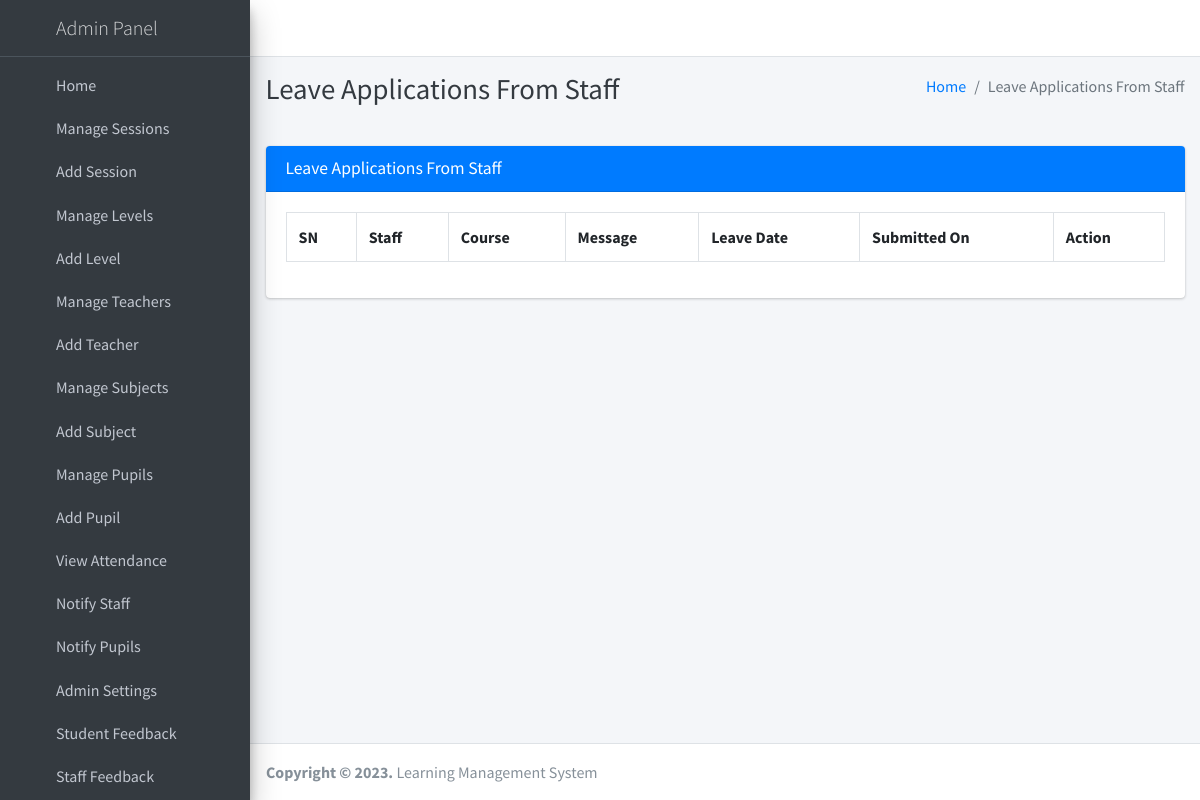
The app's page /staff/view/leave/ (signed in), older data.
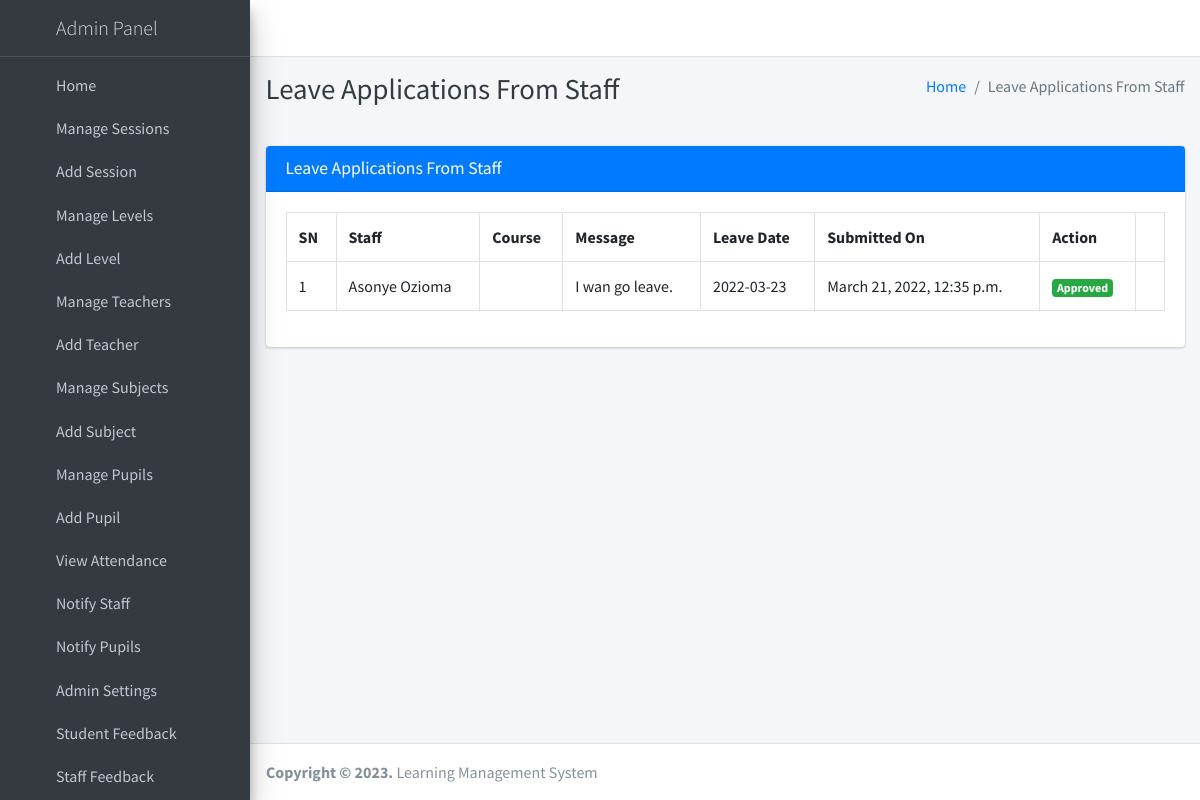
The same page, newer data.
### main_app/models.py (models this page shows, shortened)
class LeaveReportStaff(models.Model):
    staff = models.ForeignKey(Staff, on_delete=models.CASCADE)
    date = models.CharField(max_length=60)
    message = models.TextField()
    status = models.SmallIntegerField(default=0)
    created_at = models.DateTimeField(auto_now_add=True)
    updated_at = models.DateTimeField(auto_now=True)

class Staff(models.Model):
    admin = models.OneToOneField(CustomUser, on_delete=models.CASCADE)
    def __str__(self):
        return self.admin.last_name + " " + self.admin.first_name

class CustomUser(AbstractUser):
    USER_TYPE = ((1, "HOD"), (2, "Staff"), (3, "Student"))
    GENDER = [("M", "Male"), ("F", "Female")]
    username = None  # Removed username, using email instead
    email = models.EmailField(unique=True)
    user_type = models.CharField(default=1, choices=USER_TYPE, max_length=1)
    gender = models.CharField(max_length=1, choices=GENDER)
    profile_pic = models.ImageField(blank=True, null=True)
    address = models.CharField(max_length=200, blank=True, null=True)
    fcm_token = models.TextField(default="")  # For firebase notifications
    created_at = models.DateTimeField(auto_now_add=True)
    updated_at = models.DateTimeField(auto_now=True)
    USERNAME_FIELD = "email"
    REQUIRED_FIELDS = []
    objects = CustomUserManager()

### main_app/hod_views.py (the view, shortened to what this page needs)
# urls.py: path("staff/view/leave/", hod_views.view_staff_leave, name="view_staff_leave",),
@csrf_exempt
def view_staff_leave(request):
    if request.method != 'POST':
        allLeave = LeaveReportStaff.objects.all()
        context = {
            'allLeave': allLeave,
            'page_title': 'Leave Applications From Staff'
        }
        return render(request, "hod_template/staff_leave_view.html", context)

### main_app/templates/hod_template/staff_leave_view.html (shortened to what this page needs)
{% extends 'main_app/base.html' %}
{% load static %}
{% block page_title %}{{page_title}}{% endblock page_title %}
{% block content %}
<section class="content">
    <div class="container-fluid">
        <div class="row">
            <div class="col-md-12">
                <div class="card card-primary">
                    <div class="card-header">
                        <h3 class="card-title">{{page_title}}</h3>
                    </div>
                    <div class="table card-body">
                        <table class="table table-bordered">
                            <tr>
                                <th>SN</th>
                                <th>Staff</th>
                                <th>Course</th>
                                <th>Message</th>
                                <th>Leave Date</th>
                                <th>Submitted On</th>
                                <th>Action</th>
                            </tr>
                            {% for leave in  allLeave %}
                              <tr>
                                  <td>{{forloop.counter}}</td>
                                  <td>{{leave.staff}}</td>
                                  <td>{{leave.staff.course}}</td>
                                  <td>{{leave.message}}</td>
                                  <td>{{leave.date}}</td>
                                  <td>{{leave.created_at}}</td>
                                      {% if leave.status == 0 %}
                                           <td> <button data-toggle = "modal" data-target = "#reply_modal" value="{{leave.id}}" class="btn btn-primary reply_open_modal">Reply</button>
{% elif leave.status == -1 %}
<td><span  class='badge badge-danger'>Rejected</span></td>
{% else %}
<td><span  class='badge badge-success'>Approved</span></td>
                                            <td>{{feedback.updated_at}}</td>
                                      {% endif %}
                              </tr>
                            {% endfor %}
                        </table>
                    </div>
                    </div>
            </div>
        </div>
    </div>
</section>
{% endblock content %}

Row changes from the older to the newer data that the page shows:
added LeaveReportStaff: staff "Asonye Ozioma", message "I wan go leave.", date "2022-03-23", created_at "March 21, 2022, 12:35 p.m."
